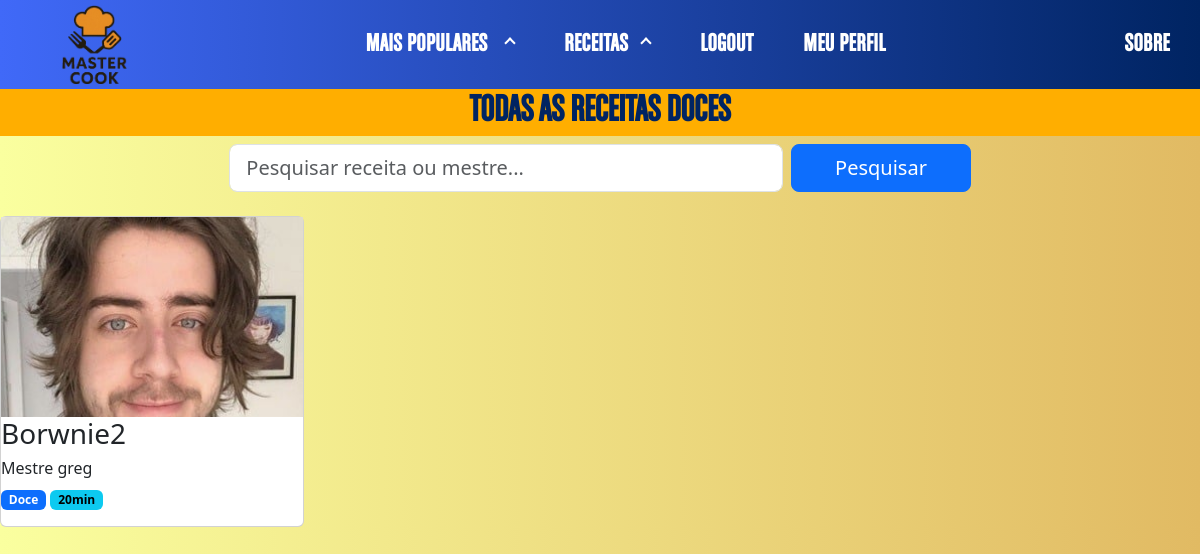
Page /receitas/doces/ (signed in) on the committed database.
### mastercook/area_administrativa/models.py (models this page shows, shortened)
class Receita(models.Model):
    DOCE = "D"
    SALGADA = "S"
    CATEGORIA_CHOICES=(
        (DOCE,'Doce'),
        (SALGADA,'Salgada'),
    )
    nome_prato = models.CharField(verbose_name="Nome do prato",max_length=50, blank=True, null=True)
    receita = models.TextField(max_length=200, blank=True, null=True)
    imagem = models.ImageField(
        upload_to="receitas/",   # pasta dentro de MEDIA_ROOT
        blank=True,
        null=True
    )
    mestre = models.ForeignKey(Usuario, on_delete=models.DO_NOTHING, blank = True, null = True)
    popular = models.BooleanField(default=False)
    tempo_preparo = models.PositiveIntegerField(verbose_name="Tempo de preparo (em minutos)", blank = True, null = True, default=0 )
    categoria = models.CharField(
        max_length=1,
        choices=CATEGORIA_CHOICES,
    )
    ativa = models.BooleanField(default=False)
    class Meta:
        verbose_name_plural = 'Receitas'
        verbose_name = 'Receita'
        ordering = ('nome_prato',  'categoria','mestre')

### mastercook/usuarios/models.py (models this page shows, shortened)
class Usuario(AbstractUser):
    apelido = models.CharField(max_length=50, blank=True, null=True)
    bio = models.TextField(blank=True, null=True)
    avatar = models.ImageField(
        upload_to="avatar/",   # pasta dentro de MEDIA_ROOT
        blank=True,
        null=True
    )

### mastercook/website/views.py (the view)
# urls.py: path('receitas/doces/', views.doces, name='doces'),
def doces(request):
    termo = request.GET.get("q", "").strip()
    receitas_doces = Receita.objects.filter(Q(categoria='Doce') | Q(categoria='D'), ativa=True)
    if termo:
        receitas_doces = receitas_doces.filter(
            Q(nome_prato__icontains=termo) |
            Q(mestre__username__icontains=termo)
        )
    contexto = {
        "receitas_doces": receitas_doces,
        "termo": termo,
    }
    return render(request, 'receitas/doces.html', contexto)

### mastercook/website/templates/receitas/doces.html (shortened to what this page needs)
{% extends "base.html" %}
{% load static %}
{% block 'head' %}
  <link href="https://cdn.jsdelivr.net/npm/bootstrap@5.3.6/dist/css/bootstrap.min.css" rel="stylesheet">
  <link rel="stylesheet" href="{% static 'css/main.css' %}">
{% endblock %}
{% block 'conteudo'%}
<h1 class="titulos_segundaspaginas">TODAS AS RECEITAS DOCES</h1>
<div class="container mb-4">
    <form method="get" class="row g-2 justify-content-center">
        <div class="col-md-6">
            <input type="text"
                   name="q"
                   class="form-control form-control-lg"
                   placeholder="Pesquisar receita ou mestre..."
                   value="{{ termo }}">
        </div>
        <div class="col-md-2">
            <button type="submit" class="btn btn-primary btn-lg w-100">
              Pesquisar
            </button>
        </div>
    </form>
</div>
<div class="galeria" id="galeria_doces">
{% for receita in receitas_doces %}
  <a title="{{receita.nome_prato}} do mestre {{receita.mestre.username}}" onclick="exibirReceita('{{receita.id}}', '{{receita.mestre.username}}')">
              <div class="item card" style="width: 19pc;" id="receita-{{receita.id}}">
                <img src="{{receita.imagem.url}}" alt="Imagem da receita {{receita.nome_prato}}" style="max-height: 200px; object-fit: cover;">
                <div class="info">
                  <h3>{{receita.nome_prato}}</h3>
                  <h6>Mestre {{receita.mestre.username}}</h6>
                  <p>
                  <span class="badge text-bg-primary">
                    {% if receita.categoria == "S" %}
                      Salgado
                    {% else %}
                      Doce
                    {% endif %}
                  </span>
                    <span class="badge text-bg-info">{{receita.tempo_preparo}}min</span>
                  </p>
                </div>
              </div>
  </a>
  {%empty %}
  <div class="container">
    <div class="alert alert-danger" role="alert">
      <p class="text-center"> Desculpe, não tem nenhuma receita para ser exibida.</p>
    </div>
  </div>
{% endfor %}
</div>
{% endblock %}

### mastercook/static/css/main.css (style rules this page uses)
* { margin: 0; padding: 0; }
body { background: linear-gradient(to right, #FAFF9F, #E1BA63); margin: 0%; }
h1 { color: #002462; text-align: center; font-family: chalet; letter-spacing: 0px; font-size: 35px; }
.titulos_segundaspaginas { font-family: chalet; text-align: center; color: #002462; letter-spacing: 0px; font-size: 39px; background-color: #ffae00; font-weight: bold; }
form { justify-items: center; }

### rows in the picture
Receita: imagem (picture), nome_prato "Borwnie2", mestre.username "greg", categoria "Doce", tempo_preparo "20"
